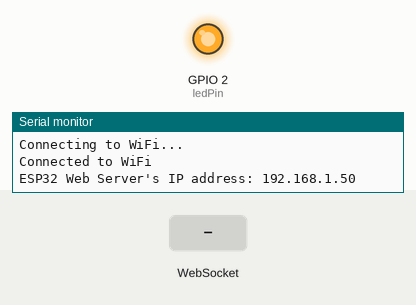
The sketch below on a simulated ESP32. Shown: output pins drawn as LEDs (lit = HIGH), the last lines printed to the serial monitor. Dashed ring = blinking. Inputs (shaded band) come from the test bench. WiFi joins after 1.5 s; servers stay silent unless stated.

Above: at 4.2 s.
4.3 s: WebSocket text "setF1:" received
At 4.56 s:
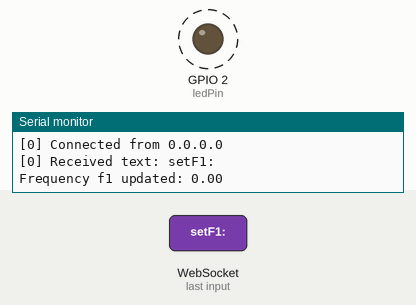
10.3 s: WebSocket text "setSR:" received
At 10.3 s:
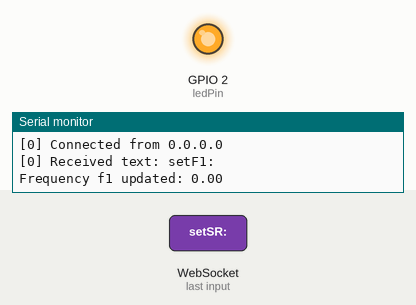
Timing chart, 0 to 13.3 s (numbered marks = the images above; inputs shaded):
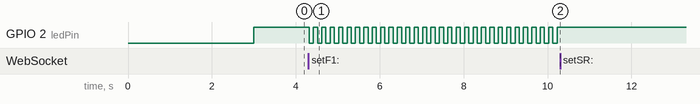

The sketch:

ESP32_Lissajous.ino
```cpp
#include <WiFi.h>
#include <ESPAsyncWebServer.h>
#include <WebSocketsServer.h>


const char* ssid = "your ssid"; //SSID
const char* password = "your passwd"; //Password

AsyncWebServer server(80);
WebSocketsServer webSocket = WebSocketsServer(81);  // WebSocket server on port 81
int connect = 0;
const int ledPin = LED_BUILTIN;  // Change to 33 for ESP32-CAM AI-Thinker

String result ;
int ledState = HIGH;
float f1 = 0.1;
float f2 = 0.4;
float p1 = 30.0;
float p2 = 0.0;
float sr = 10.0;
float ph1;
float ph2;
unsigned long previousMillis = 0;  // will store last time LED was updated
int countUp = 0;
float deltaT = 1/sr*1000;  // interval at which to blink (milliseconds)
float T;

void webSocketEvent(uint8_t num, WStype_t type, uint8_t* payload, size_t length) {
  switch (type) {
    case WStype_DISCONNECTED:
      Serial.printf("[%u] Disconnected!\n", num);
      connect = 0;
      digitalWrite(ledPin, HIGH);
      break;
    case WStype_CONNECTED:
      {
        IPAddress ip = webSocket.remoteIP(num);
        Serial.printf("[%u] Connected from %d.%d.%d.%d\n", num, ip[0], ip[1], ip[2], ip[3]);
        connect = 1;
      }
      break;
    case WStype_TEXT:
      Serial.printf("[%u] Received text: %s\n", num, payload);
      String message = String((char*)payload);
      if (message.startsWith("setF1:")) {
        float newF1 = message.substring(6).toFloat();
        f1 = newF1;
        Serial.print("Frequency f1 updated: ");
        Serial.println(f1);
      }
      if (message.startsWith("setF2:")) {
        float newF2 = message.substring(6).toFloat();
        f2 = newF2;
        Serial.print("Frequency f2 updated: ");
        Serial.println(f2);
      }
      if (message.startsWith("setP1:")) {
        float newP1 = message.substring(6).toFloat();
        p1 = newP1;
        Serial.print("Phase 1 updated: ");
        Serial.println(p1);
      }
        if (message.startsWith("setP2:")) {
        float newP2 = message.substring(6).toFloat();
        p2 = newP2;
        Serial.print("Phase 2 updated: ");
        Serial.println(p2);
      }
      if (message.startsWith("setSR:")) {
        float newSR = message.substring(6).toFloat();
        sr = newSR;
        deltaT = 1/sr*1000;
        Serial.print("Sampling rate updated: ");
        Serial.println(sr);
      }
      break;
  }
}

void setup() {
  Serial.begin(9600);
  pinMode(ledPin, OUTPUT);
  delay(1000);
  WiFi.begin(ssid, password);
  while (WiFi.status() != WL_CONNECTED) {
    delay(1000);
    Serial.println("Connecting to WiFi...");
  }
  Serial.println("Connected to WiFi");
  digitalWrite(ledPin, ledState);
  webSocket.begin();
  webSocket.onEvent(webSocketEvent);
  server.begin();
  Serial.print("ESP32 Web Server's IP address: ");
  Serial.println(WiFi.localIP());
}

void loop() {
  webSocket.loop();
  if (millis() - previousMillis >= deltaT && connect == 1) {
    ledState = !ledState;
    countUp++;
    T = countUp*deltaT /1000.0;
    ph1 = PI/180.0*p1;
    ph2 = PI/180.0*p2;
    result = String(countUp) + " " + String(sin(2*PI*f1*T +ph1)) + " " + String(sin(2*PI*f2*T+ph2))+ " " + String(millis());
    //Serial.println(result);
    digitalWrite(ledPin, ledState);
    webSocket.broadcastTXT(result);
    previousMillis = millis();
  }
}
```

Measured:
- after the input at 4.3 s, GPIO 2 (ledPin): alternates HIGH for 0.10 s and LOW for 0.10 s, starting at once
- after the input at 10.3 s, GPIO 2 (ledPin): stops changing and stays HIGH
